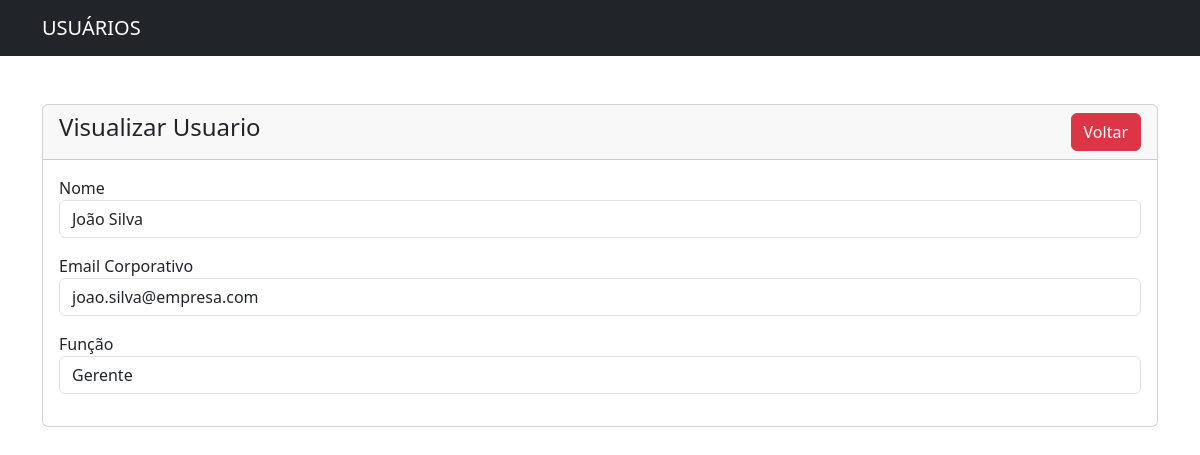
/TCC/controller/usuario-read.php?id=1, run on the app's committed database.
### tables this page shows
CREATE TABLE IF NOT EXISTS Usuario (
    id INT AUTO_INCREMENT PRIMARY KEY,
    nome VARCHAR(100) NOT NULL,
    emailCorp VARCHAR(100) UNIQUE NOT NULL,
    senha VARCHAR(255) NOT NULL,
    funcao ENUM('Funcionario', 'Gerente') NOT NULL,
    data_cadastro TIMESTAMP DEFAULT CURRENT_TIMESTAMP
);

### TCC/controller/usuario-read.php (the view, shortened to what this page needs)
<?php
    require_once("../config.php");
?>
<!doctype html>
<html lang="en">
  <head>
    <link href="https://cdn.jsdelivr.net/npm/bootstrap@5.3.8/dist/css/bootstrap.min.css" rel="stylesheet">
  </head>
  <body>
    <?php include'../view/navbar.php'?>
       <div class="container mt-5">
            <div class="row">
                <div class="col-md-12">
                    <div class="card">
                        <div class="card-header">
                            <h4>Visualizar Usuario
                                <a href="../view/Usuarios.php" class="btn btn-danger float-end">Voltar</a>
                            </h4>
                        </div>
                        <div class="card-body">
                            <?php
                                if(isset($_GET['id'])) {
                                    $usuario_id = mysqli_real_escape_string($conexao, $_GET['id']);
                                    $sql = "SELECT * FROM Usuario WHERE id = '$usuario_id' ";
                                    $query = mysqli_query($conexao,$sql);
                                    if(mysqli_num_rows($query) > 0) {
                                        $row = mysqli_fetch_array($query);
                            ?>
                                <div class="mb-3">
                                    <label>Nome</label>
                                    <p class="form-control">
                                        <?= $row['nome'];?>
                                    </p>
                                    <label>Email Corporativo</label>
                                    <p class="form-control">
                                        <?= $row['emailCorp'];?>
                                    </p>
                                    <label>Função</label>
                                    <p class="form-control">
                                        <?= $row['funcao'];?>
                                    </p>
                                </div>
                            <?php
                                }else{
                                    echo '<tr><td colspan="6"><h5>Nenhum usuario encontrado</h5></td></tr>';
                                }}
                            ?>
                        </div>
                    </div>
                </div>
            </div>
       </div>
  </body>
</html>

### data on the page
usuario: nome "João Silva", emailCorp "joao.silva@empresa.com", funcao "Gerente"
